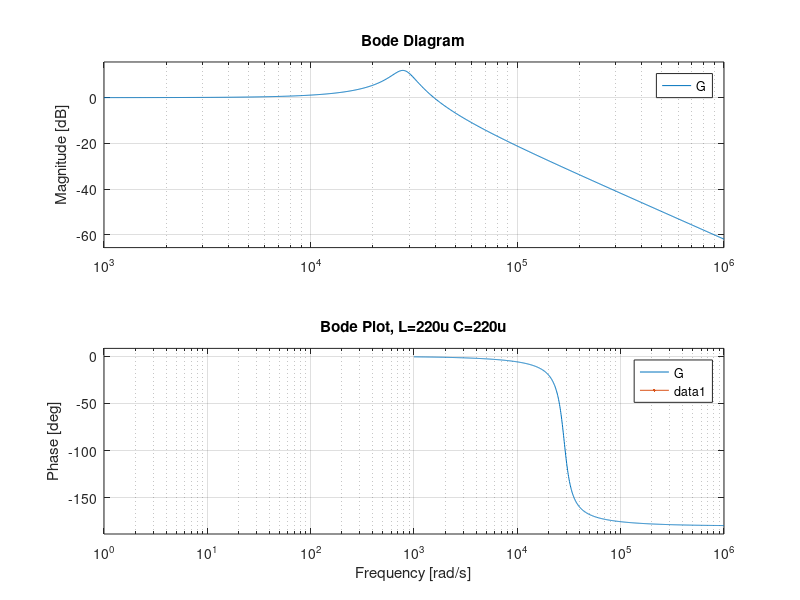

The MATLAB source for this figure:
clear;
close
clc;
w=2*pi*50000
num = [9.75*10^(10)];
den = [121 880000 9.75*10^(10)];
    
G = tf(num,den);
x = 2*pi*50000;

bode(G);
hold on;
plot(x);
title('Bode Plot, L=220u C=220u');
